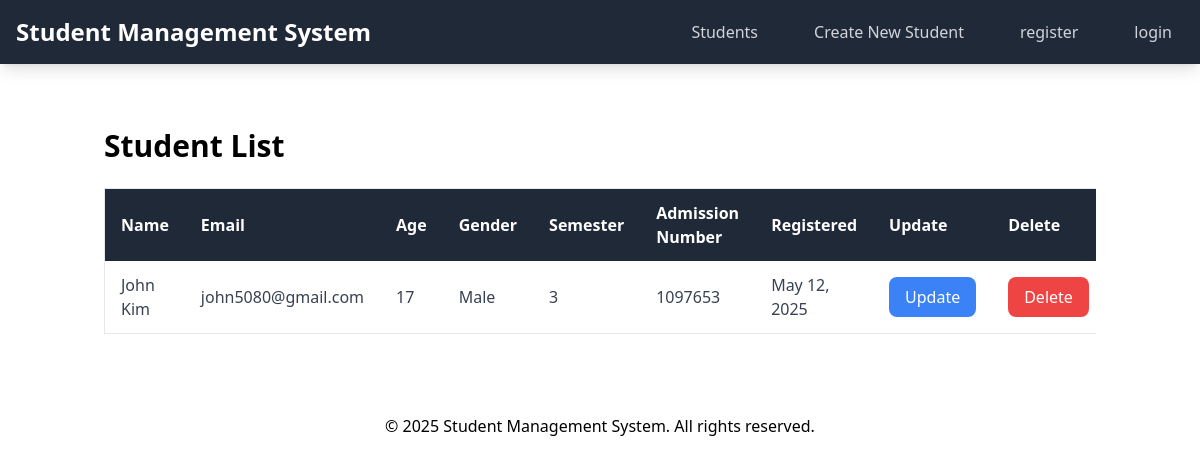
Before: / with the older database file.
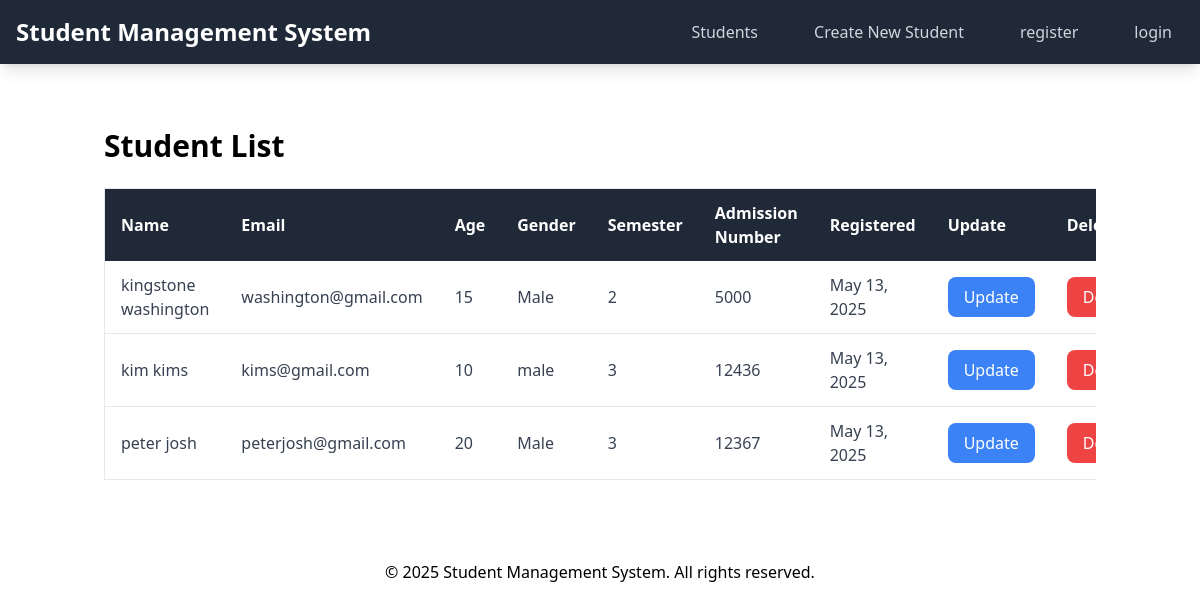
After: the same page with the newer database file.
### student/models.py (models this page shows)
class Student(models.Model):
    FirstName = models.CharField(max_length=30)
    LastName = models.CharField(max_length=30)
    Email = models.EmailField(unique=True)
    Age = models.PositiveSmallIntegerField(
    validators = [
        MinValueValidator(10, message="Value must be ≥ 10"),
        MaxValueValidator(120, message="Value must be ≤ 120"),
    ]
    )
    Gender = models.CharField(max_length=10)
    Weight = models.PositiveIntegerField(
        validators=[
            MinValueValidator(20, message="Value must be ≥ 20"),
            MaxValueValidator(120, message="Value must be ≤ 120"),
        ]
    )
    Semester = models.PositiveSmallIntegerField(default=0)
    StudentID = models.PositiveIntegerField()
    AdmissionNumber = models.PositiveIntegerField( validators = [
        MinValueValidator(1000, message="Value must be ≥ 1000"),
        MaxValueValidator(5000, message="Value must be ≤ 5000"),
    ]
    )
    created_at = models.DateTimeField(auto_now_add=True)
    updated_at = models.DateTimeField(auto_now=True)

### student/views.py (the view)
# urls.py: path('', views.studentlist, name='home'),
def studentlist(request):
        students = Student.objects.all().order_by('-created_at')
        return render(request, 'students.html', {'students': students})

### templates/students.html (shortened to what this page needs)
{% extends 'base.html' %}
{% block content %}
<div class="container mx-auto px-4 py-8">
    <h1 class="text-3xl font-bold mb-6">Student List</h1>
    <div class="overflow-x-auto">
        <table class="min-w-full bg-white border rounded-lg">
            <thead class="bg-gray-800 text-white">
                <tr>
                    <th class="py-3 px-4 text-left">Name</th>
                    <th class="py-3 px-4 text-left">Email</th>
                    <th class="py-3 px-4 text-left">Age</th>
                    <th class="py-3 px-4 text-left">Gender</th>
                    <th class="py-3 px-4 text-left">Semester</th>
                    <th class="py-3 px-4 text-left">Admission Number</th>
                    <th class="py-3 px-4 text-left">Registered</th>
                     <th class="py-3 px-4 text-left">Update</th>
                     <th class="py-3 px-4 text-left">Delete</th>
                </tr>
            </thead>
            <tbody class="text-gray-700">
                {% for student in students %}
                <tr class="hover:bg-gray-50">
                    <td class="py-3 px-4 border-b">{{ student.FirstName }} {{ student.LastName }}</td>
                    <td class="py-3 px-4 border-b">{{ student.Email }}</td>
                    <td class="py-3 px-4 border-b">{{ student.Age }}</td>
                    <td class="py-3 px-4 border-b">{{ student.Gender }}</td>
                    <td class="py-3 px-4 border-b">{{ student.Semester }}</td>
                    <td class="py-3 px-4 border-b">{{ student.AdmissionNumber }}</td>
                    <td class="py-3 px-4 border-b">{{ student.created_at|date:"M d, Y" }}</td>
                    <td class="py-3 px-4 border-b">
        <button class="flex items-center justify-center gap-1 bg-blue-500 hover:bg-blue-600 text-white font-medium py-2 px-4 rounded-lg transition-colors duration-200 focus:outline-none focus:ring-2 focus:ring-blue-400 focus:ring-offset-2">
            Update
        </button>
    </td>
                    <td class="py-3 px-4 border-b">
        <button class="flex items-center justify-center gap-1 bg-red-500 hover:bg-red-600 text-white font-medium py-2 px-4 rounded-lg transition-colors duration-200 focus:outline-none focus:ring-2 focus:ring-blue-400 focus:ring-offset-2">
            Delete
        </button>
    </td>
                </tr>
                {% empty %}
                <tr>
                    <td colspan="7" class="py-4 px-4 text-center text-gray-500">No students found</td>
                </tr>
                {% endfor %}
            </tbody>
        </table>
    </div>
</div>
{% endblock %}

### templates/base.html (shortened to what this page needs)
<!DOCTYPE html>
<html lang="en">
<head>
    <script src="https://cdn.tailwindcss.com"></script>
</head>
<body>
<nav class="bg-gray-800 shadow-lg">
    <div class="max-w-7xl mx-auto px-4">
        <div class="flex justify-between items-center h-16">
            <div class="flex-shrink-0">
                <a href="{% url 'home' %}" class="text-white text-2xl font-bold">Student Management System</a>
            </div>
            <div class="hidden md:flex space-x-8">
                <a href="{% url 'students' %}"
                   class="text-gray-300 hover:text-white px-3 py-2 rounded-md text-base font-medium transition duration-300">Students</a>
                <a href="#"
                   class="text-gray-300 hover:text-white px-3 py-2 rounded-md text-base font-medium transition duration-300">Create
                    New Student</a>
                                    <a href="{% url 'register' %}" class="text-gray-300 hover:text-white px-3 py-2 rounded-md text-base font-medium transition duration-300">register</a>
                                    <a href="{% url 'login' %}" class="text-gray-300 hover:text-white px-3 py-2 rounded-md text-base font-medium transition duration-300">login</a>
            </div>
        </div>
    </div>
</nav>
   <main class="container mx-auto py-8 flex-grow px-4 md:px-0">
        <div class="max-w-screen-xl mx-auto w-full">
            {% block content %}
            {% endblock %}
        </div>
    </main>
{% include 'include/footer.html' %}
</body>
</html>

### templates/include/footer.html
<footer>
			<div class="container mx-auto p-4 text-center">
				<p> &copy; 2025 Student Management System. All rights reserved.</p>
			</div>
		</footer>

Changed rows visible on the page:
removed Student: FirstName "John", LastName "Kim", Email "john5080@gmail.com", Age "17", Gender "Male", Semester "3", AdmissionNumber "1097653", created_at "May 12, 2025"
added Student: FirstName "kingstone", LastName "washington", Email "washington@gmail.com", Age "15", Gender "Male", Semester "2", AdmissionNumber "5000", created_at "May 13, 2025"
added Student: FirstName "kim", LastName "kims", Email "kims@gmail.com", Age "10", Gender "male", Semester "3", AdmissionNumber "12436", created_at "May 13, 2025"
added Student: FirstName "peter", LastName "josh", Email "peterjosh@gmail.com", Age "20", Gender "Male", Semester "3", AdmissionNumber "12367", created_at "May 13, 2025"
